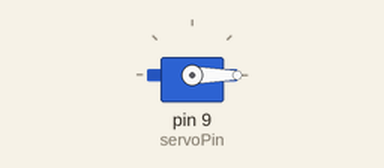
This sketch was run on a simulated Arduino Uno, built with avr-gcc and run on an emulated ATmega328P. Parts: servo.

Above: at 0.05 s.
At 1.25 s:
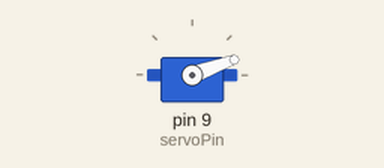
At 2.5 s:
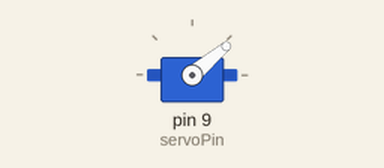
At 5.0 s:
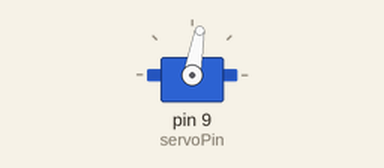
Timing chart, 0 to 6.5 s (numbered marks = the images above):
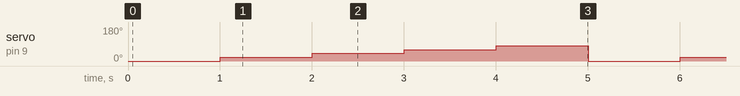

The sketch:

ServoIncriments.ino
```cpp
//Include the Servo Library
//Create a Servo Object
#include <Servo.h>
Servo dakotasServo;

//Define the Pins
int servoPin = 9;

void setup ()
{
  //"Attach" The Servo Object
  // We don't need to set it as an output manually
  dakotasServo.attach(servoPin);

}

void loop()
{
  //Let's Turn the Servo from 0 to 180
  //in increments of 20 degrees
  for (int i =0; i <=80; i=i+20)
  {
    dakotasServo.write(i);
    delay(1000);
  }

}
```

Measured:
- by itself, servo on pin 9 (servoPin): repeats every 5.0 s: 40° 1.0 s, 60° 1.0 s, 80° 1.0 s, 0° 1.0 s, 20° 1.0 s
